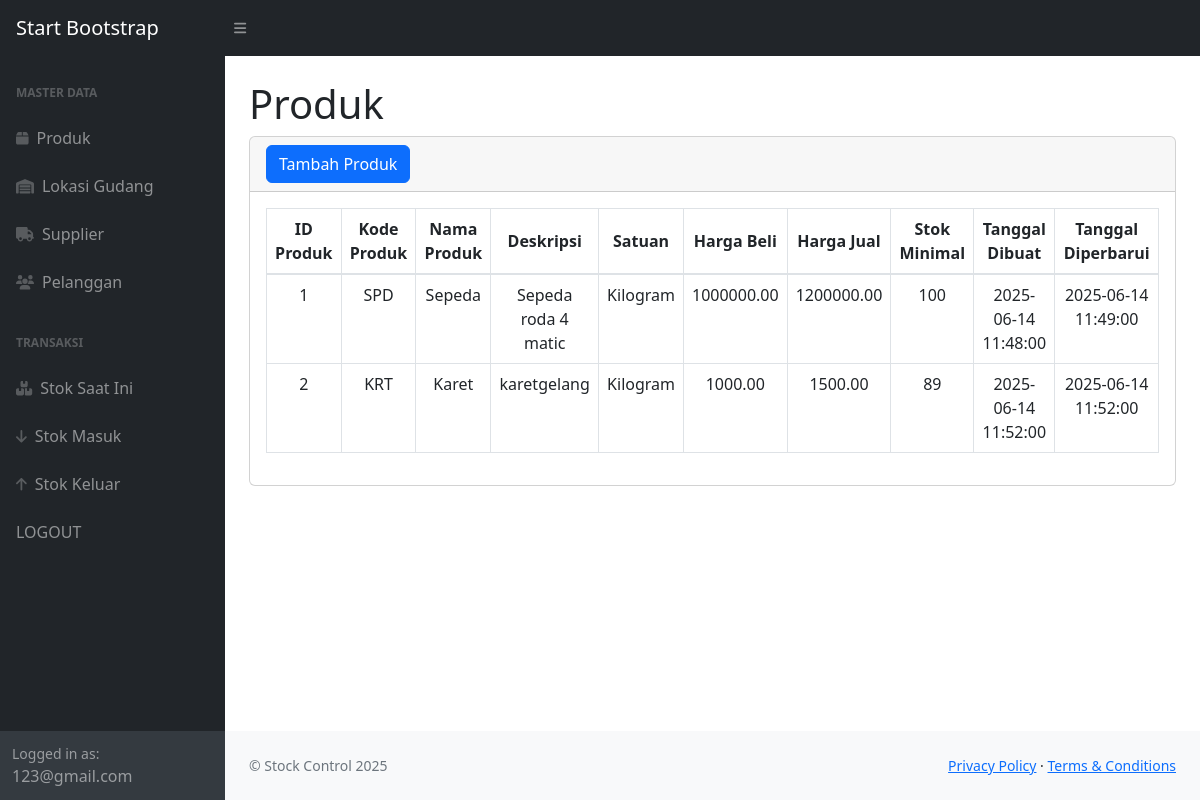
Page /stockcontrol/produk.php (signed in) on the committed database.
### tables this page shows
CREATE TABLE `produk` (
  `id_produk` int(11) NOT NULL,
  `kode_produk` varchar(50) NOT NULL,
  `nama_produk` varchar(255) NOT NULL,
  `deskripsi` text DEFAULT NULL,
  `satuan` varchar(50) NOT NULL,
  `harga_beli` decimal(10,2) NOT NULL DEFAULT 0.00,
  `harga_jual` decimal(10,2) NOT NULL DEFAULT 0.00,
  `stok_minimal` int(11) NOT NULL DEFAULT 0,
  `tanggal_dibuat` datetime NOT NULL DEFAULT current_timestamp(),
  `tanggal_diperbarui` datetime NOT NULL DEFAULT current_timestamp() ON UPDATE current_timestamp()
);

### stockcontrol/produk.php (the view, shortened to what this page needs)
<?php
require 'koneksi.php';
?>
<!DOCTYPE html>
<html lang="en">
<head>
    <link href="https://stackpath.bootstrapcdn.com/bootstrap/4.5.2/css/bootstrap.min.css" rel="stylesheet" />
    <link href="https://cdn.jsdelivr.net/npm/simple-datatables@7.1.2/dist/style.min.css" rel="stylesheet" />
    <link href="css/styles.css" rel="stylesheet" />
</head>
<link href="css/styles.css" rel="stylesheet" />
<body class="sb-nav-fixed">
    <nav class="sb-topnav navbar navbar-expand navbar-dark bg-dark">
        <a class="navbar-brand pl-3" href="index.html">Start Bootstrap</a>
        <button class="btn btn-link btn-sm order-1 order-lg-0 mr-4" id="sidebarToggle"><i class="fas fa-bars"></i></button>
    </nav>
    <div id="layoutSidenav">
        <div id="layoutSidenav_nav">
            <nav class="sb-sidenav accordion sb-sidenav-dark" id="sidenavAccordion">
                <div class="sb-sidenav-menu">
                    <div class="nav">
                        <div class="sb-sidenav-menu-heading">MASTER DATA</div>
                        <a class="nav-link" href="produk.php">
                            <div class="sb-nav-link-icon"><i class="fas fa-box"></i></div>
                            Produk
                        </a>
                        <a class="nav-link" href="lokasi.php">
                            <div class="sb-nav-link-icon"><i class="fas fa-warehouse"></i></div>
                            Lokasi Gudang
                        </a>
                        <a class="nav-link" href="supplier.php">
                            <div class="sb-nav-link-icon"><i class="fas fa-truck"></i></div>
                            Supplier
                        </a>
                        <a class="nav-link" href="pelanggan.php">
                            <div class="sb-nav-link-icon"><i class="fas fa-users"></i></div>
                            Pelanggan
                        </a>
                        <div class="sb-sidenav-menu-heading">TRANSAKSI</div>
                        <a class="nav-link" href="index.php">
                            <div class="sb-nav-link-icon"><i class="fas fa-boxes"></i></div>
                            Stok Saat Ini
                        </a>
                        <a class="nav-link" href="masuk.php">
                            <div class="sb-nav-link-icon"><i class="fas fa-arrow-down"></i></div>
                            Stok Masuk
                        </a>
                        <a class="nav-link" href="keluar.php">
                            <div class="sb-nav-link-icon"><i class="fas fa-arrow-up"></i></div>
                            Stok Keluar
                        </a>
                        <a class="nav-link" href="logout.php">LOGOUT</a>
                    </div>
                </div>
                <div class="sb-sidenav-footer">
                    <div class="small">Logged in as:</div>
                    <?php
                        if (isset($_SESSION['email'])) {
                            echo $_SESSION['email'];
                        }
                    ?>
                </div>
            </nav>
        </div>
        <div id="layoutSidenav_content">
            <main>
                <div class="container-fluid px-4">
                    <h1 class="mt-4">Produk</h1>
                    <div class="card mb-4">
                        <div class="card-header">
                            <button type="button" class="btn btn-primary" data-toggle="modal" data-target="#myModal">
                                Tambah Produk
                            </button>
                        </div>
                        <div class="card-body">
                            <table id="datatablesSimple" class="table table-bordered text-center align-middle">
                                <thead>
                                        <tr>
                                            <th class="text-center align-middle">ID Produk</th>
                                            <th>Kode Produk</th>
                                            <th>Nama Produk</th>
                                            <th>Deskripsi</th>
                                            <th>Satuan</th>
                                            <th>Harga Beli</th>
                                            <th>Harga Jual</th>
                                            <th>Stok Minimal</th>
                                            <th>Tanggal Dibuat</th>
                                            <th>Tanggal Diperbarui</th>
                                        </tr>
                                </thead>
                                <tbody>
                                <?php
                                    $no = 1;
                                    $ambildata = mysqli_query($koneksi, "select * from produk");
                                    while($data = mysqli_fetch_array($ambildata)){
                                        $kode_produk = $data['kode_produk'];
                                        $nama_produk = $data['nama_produk'];
                                        $deskripsi = $data['deskripsi'];
                                        $satuan = $data['satuan'];
                                        $harga_beli = $data['harga_beli'];
                                        $harga_jual = $data['harga_jual'];
                                        $stok_minimal = $data['stok_minimal'];
                                        $tanggal_dibuat = $data['tanggal_dibuat'];
                                        $tanggal_diperbarui = $data['tanggal_diperbarui'];
                                        ?>
                                    <tr>
                                        <td><?=$no++;?></td>
                                        <td><?=$kode_produk;?></td>
                                        <td><?=$nama_produk;?></td>
                                        <td><?=$deskripsi;?></td>
                                        <td><?=$satuan;?></td>
                                        <td><?=$harga_beli;?></td>
                                        <td><?=$harga_jual;?></td>
                                        <td><?=$stok_minimal;?></td>
                                        <td><?=$tanggal_dibuat;?></td>
                                        <td><?=$tanggal_diperbarui;?></td>
                                    </tr>
                                <?php
                                    };
                                ?>
                                </tbody>
                            </table>
                        </div>
                    </div>
                </div>
            </main>
            <footer class="py-4 bg-light mt-auto">
                <div class="container-fluid px-4">
                    <div class="d-flex align-items-center justify-content-between small">
                        <div class="text-muted">&copy; Stock Control 2025</div>
                        <div>
                            <a href="#">Privacy Policy</a>
                            &middot;
                            <a href="#">Terms &amp; Conditions</a>
                        </div>
                    </div>
                </div>
            </footer>
        </div>
    </div>
</body>
</html>

### stockcontrol/produk.php (style rules this page uses)
th { vertical-align: middle !important; text-align: center !important; height: 50px; }

### rows in the picture
produk: kode_produk "SPD", nama_produk "Sepeda", deskripsi "Sepeda roda 4 matic", satuan "Kilogram", harga_beli "1000000.00", harga_jual "1200000.00", stok_minimal "100", tanggal_dibuat "2025-06-14 11:48:00", tanggal_diperbarui "2025-06-14 11:49:00"
produk: kode_produk "KRT", nama_produk "Karet", deskripsi "karetgelang", satuan "Kilogram", harga_beli "1000.00", harga_jual "1500.00", stok_minimal "89", tanggal_dibuat "2025-06-14 11:52:00", tanggal_diperbarui "2025-06-14 11:52:00"

### other values in the picture
$_SESSION['email'] "123@gmail.com"
